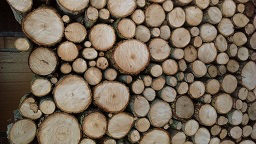
#> input picture Images/Chapter3/Input/Logs.png, 256 x 144 px
$ python Dilation.py
#> lines starting #> are read from the running program, lines starting #| are printed output that depends on the picture
### Modules/ImageUtilities.py
'''
Feature Extraction and Image Processing
Mark S. Nixon & Alberto S. Aguado
http://www.southampton.ac.uk/~msn/book/
ImageUtilities: Helper module to support image read, create, show and write
                Uses PIL and numpy to work with arrays containing image data
'''

# Image load by using PIL
from PIL import Image

# Array to store image data
from numpy import array, zeros, amax, amin, clip

# Show an image
from matplotlib.pyplot import imshow
import matplotlib.pyplot as plt

# Read an image returning an array with 3 color components
# [18 lines left out: functions imageReadRGB, imageReadRGBF, not called in this run]

# Read an image returning an array with 1 component
def imageReadL(fileName):
    inputImage = Image.open(fileName)
#> inputImage is the input picture: PIL image 256x144 RGBA; mean R, G, B, A 118.7, 104, 87.6, 255
    width, height = inputImage.size
#> width = 256; height = 144

    inputArray = array(inputImage)
    outputArray = zeros((height, width), dtype='uint8')

    # Combine pixel values, for each row and column
    for y in range(0, height):
        for x in range(0, width):
            rgb = inputArray[y,x]
            outputArray[y,x] = (int(rgb[0]) + int(rgb[1]) + int(rgb[2])) / 3
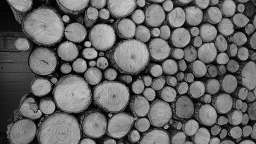
#> outputArray: shape (144, 256); min 0, max 208, mean 103.1

    return outputArray, width, height

# Save a image containing float as a gray level image
# [37 lines left out: functions imageSaveF, imageSaveL, imageSaveRGB, createImageRGB, not called in this run]

# Create a zero array with a color components
def createImageL(width, height):
    outputArray = zeros((height, width), dtype='uint8')

    return outputArray

# Create a zero array two float components
# [104 lines left out: functions createImageUV, createImage2I, createImageF, createImageNF, createImageFromDataF, createScaleImageL and 5 more, not called in this run]

# Show an array containing image data
def showImageL(image):
    # Create output and show
    outputImage = Image.fromarray(image, 'L')
    outputImage.show()

# Show an array containing image data
# [76 lines left out: functions showImageF, plotImageRGB, plotImageRGBF, plotImageL, plotImageF, not called in this run]

### ExamplesPython_3.12.8/Chapter3/Dilation.py
'''
Feature Extraction and Image Processing
Mark S. Nixon & Alberto S. Aguado
http://www.southampton.ac.uk/~msn/book/
Chapter 3
Dilation: Applies a dilation morphological filter to an image
'''

# Set up modules path
# It can also be set in sys variables
import os
import sys
sys.path.append(os.path.join(os.path.dirname(__file__), "../../Modules"))

# Module functions
from ImageUtilities import imageReadL, showImageL, createImageL

# Iteration
from timeit import itertools

'''
Parameters:
    pathToDir = Input image directory
    imageName = Input image name
    kernelSize = Size of the morphological kernel
'''
pathToDir = os.path.join(os.path.dirname(__file__), "../../Images/Chapter3/Input/")
imageName = "Logs.png"
kernelSize = 5

# Read image into array
inputImage, width, height = imageReadL(pathToDir + imageName)
#> width = 256; height = 144

# Show input image
showImageL(inputImage)

# Create Kernel image
kernelCentre = int((kernelSize - 1) / 2)
kernelImage = createImageL(kernelSize, kernelSize)

# Set the pixels of a flat kernel
for x in range(0, kernelSize):
    for y in range(0, kernelSize):
        kernelImage[y,x] =  1

# Create images to store the result
outputImage = createImageL(width, height)
#> outputImage: shape (144, 256); every value is 0

# Apply kernel
for x,y in itertools.product(range(0, width), range(0, height)):

    maxValue = 0;
    for wx,wy in itertools.product(range(0, kernelSize), range(0, kernelSize)):
        posY = y + wy - kernelCentre
        posX = x + wx - kernelCentre

        if posY > -1 and posY < height and  posX > -1 and posX <  width:
            sub = float(inputImage[posY,posX]) - kernelImage[wy, wx]

            if sub > 0 and sub > maxValue:
                maxValue = sub

    outputImage[y,x] = maxValue
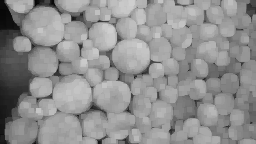
#> outputImage: shape (144, 256); min 5, max 207, mean 144

# Show output image
showImageL(outputImage)

$ run again, with Images/Chapter3/Input/Giraffe.png copied over Images/Chapter3/Input/Logs.png
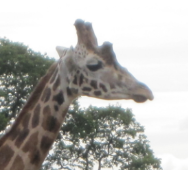
#> input picture Images/Chapter3/Input/Giraffe.png, 188 x 170 px
#> in imageReadL, inputImage is the input picture: PIL image 188x170 RGB; mean R, G, B 179, 177.8, 174.1
#> `inputImage, width, height = imageReadL(pathToDir + imageName)`: width = 188; height = 170
#> after the loop `for x,y in itertools.product(range(0, width), range(0, height)):`:
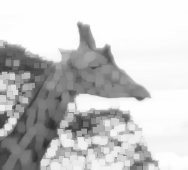
#> outputImage: shape (170, 188); min 43, max 254, mean 199.6

$ run again, with Images/Chapter3/Input/Horse.png copied over Images/Chapter3/Input/Logs.png
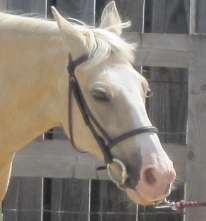
#> input picture Images/Chapter3/Input/Horse.png, 206 x 221 px
#> in imageReadL, inputImage is the input picture: PIL image 206x221 RGB; mean R, G, B 134.5, 126.5, 116.8
#> after the loop in imageReadL, `for y in range(0, height):`:
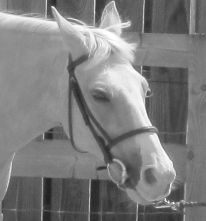
#> outputArray: shape (221, 206); min 30, max 255, mean 125.6
#> `inputImage, width, height = imageReadL(pathToDir + imageName)`: width = 206; height = 221
#> after the loop `for x,y in itertools.product(range(0, width), range(0, height)):`:
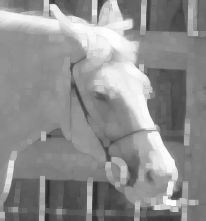
#> outputImage: shape (221, 206); min 40, max 254, mean 142.8
